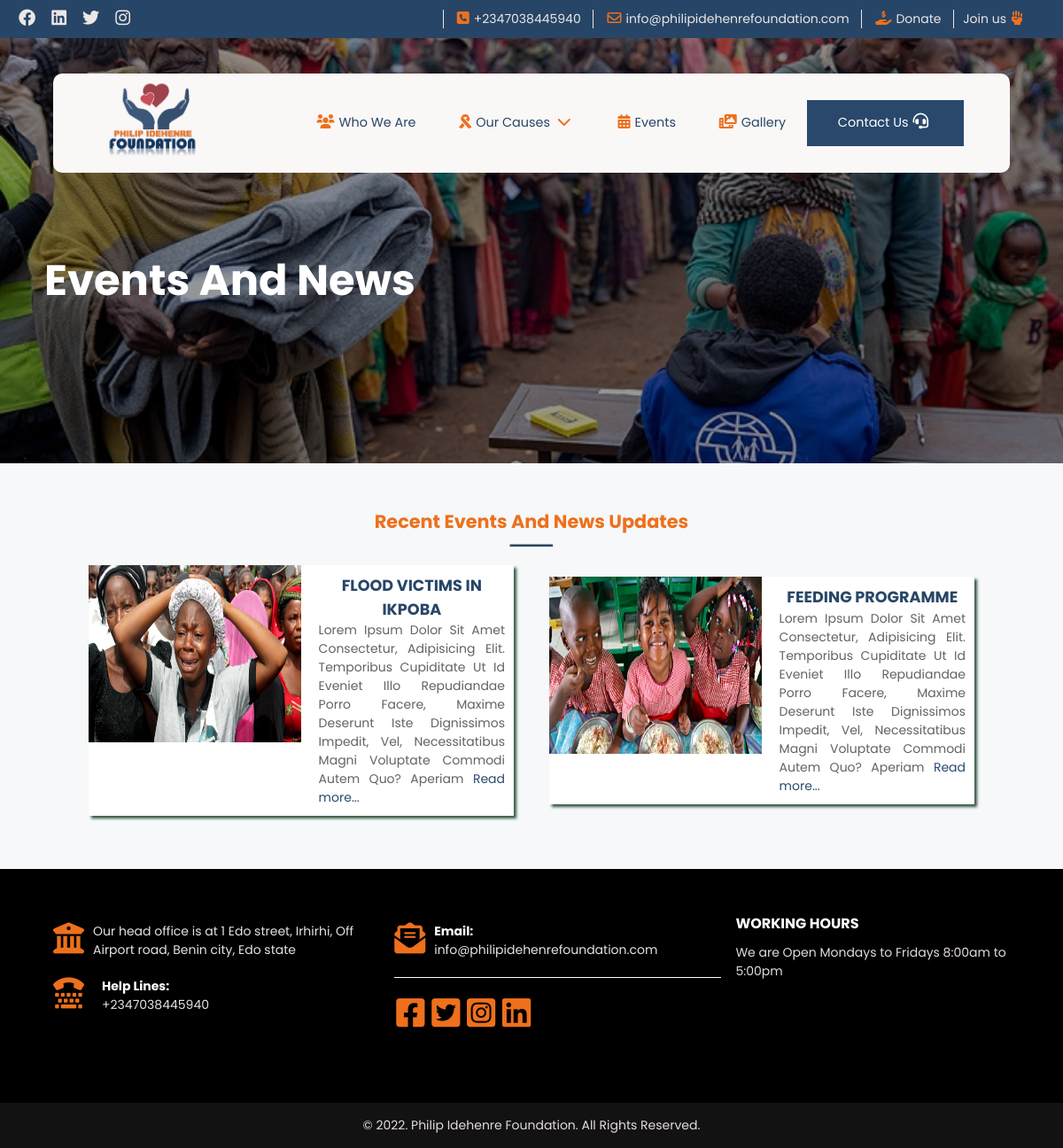
Page /news.php on the committed database.
### tables this page shows
CREATE TABLE `news_events` (
  `article_id` int(11) NOT NULL,
  `title` varchar(255) NOT NULL,
  `details` text NOT NULL,
  `photo` varchar(1024) NOT NULL,
  `post_date` datetime NOT NULL DEFAULT current_timestamp()
);

### news.php (the view, shortened to what this page needs)
<?php
    include "controller/connections.php";
?>
<!DOCTYPE html>
<html lang="en">
    <head>
        <link rel="stylesheet" href="https://cdnjs.cloudflare.com/ajax/libs/font-awesome/6.0.0/css/all.min.css" />
        <link rel="stylesheet" href="fontawesome-free-6.0.0-web/css/all.css">
        <link rel="stylesheet" href="fontawesome-free-6.0.0-web/css/all.min.css">
        <link rel="stylesheet" href="style.css">
    </head>
<body>
        <?php include "header.php";?>
        <div id="slider">
            <div class="about_banner">
                <div class="slide">
                    <div class="banner_img">
                        <img src="images/humanitarian.jpg" alt="about us">
                    </div>
                    <div class="taglines">
                        <h2>Events and news</h2>
                    </div>
                </div>
            </div>
        </div>
    </section>
    <section class="trends">
            <h2>Recent Events and News updates</h2>
            <hr>
            <div class="topics">
                <?php
                    $get_events = $connectdb->prepare("SELECT SUBSTRING_INDEX(details, ' ', 30) AS details, article_id, title, photo FROM news_events ORDER BY post_date DESC");
                    $get_events->execute();
                    $views = $get_events->fetchAll();
                    foreach($views as $view):
                ?>
                <article class="articles">
                    <a href="javascript:void(0)" onclick="viewArticle('<?php echo $view->article_id?>')">
                        <img src="<?php echo 'media/'.$view->photo?>" alt="article">
                        <div class="summary">
                            <h3><?php echo $view->title?></h3>
                            <p><?php echo $view->details?> <span>Read more...</span></p>
                        </div>
                    </a>
                </article>
                <?php endforeach?>
            </div>
        </section>
        <?php include "footer.php"?>
</body>
</html>

### rows in the picture
news_events: photo (picture), title "FLOOD VICTIMS IN IKPOBA", details "Lorem Ipsum Dolor Sit Amet Consectetur, Adipisicing Elit. Temporibus Cupiditate Ut Id Eveniet Illo Repudiandae Porro Facere, Maxime Deserunt Iste Dignissimos Impedit, Vel, Necessitatibus Magni Voluptate Commodi Autem Quo? Aperiam"
news_events: photo (picture), title "FEEDING PROGRAMME", details "Lorem Ipsum Dolor Sit Amet Consectetur, Adipisicing Elit. Temporibus Cupiditate Ut Id Eveniet Illo Repudiandae Porro Facere, Maxime Deserunt Iste Dignissimos Impedit, Vel, Necessitatibus Magni Voluptate Commodi Autem Quo? Aperiam"
